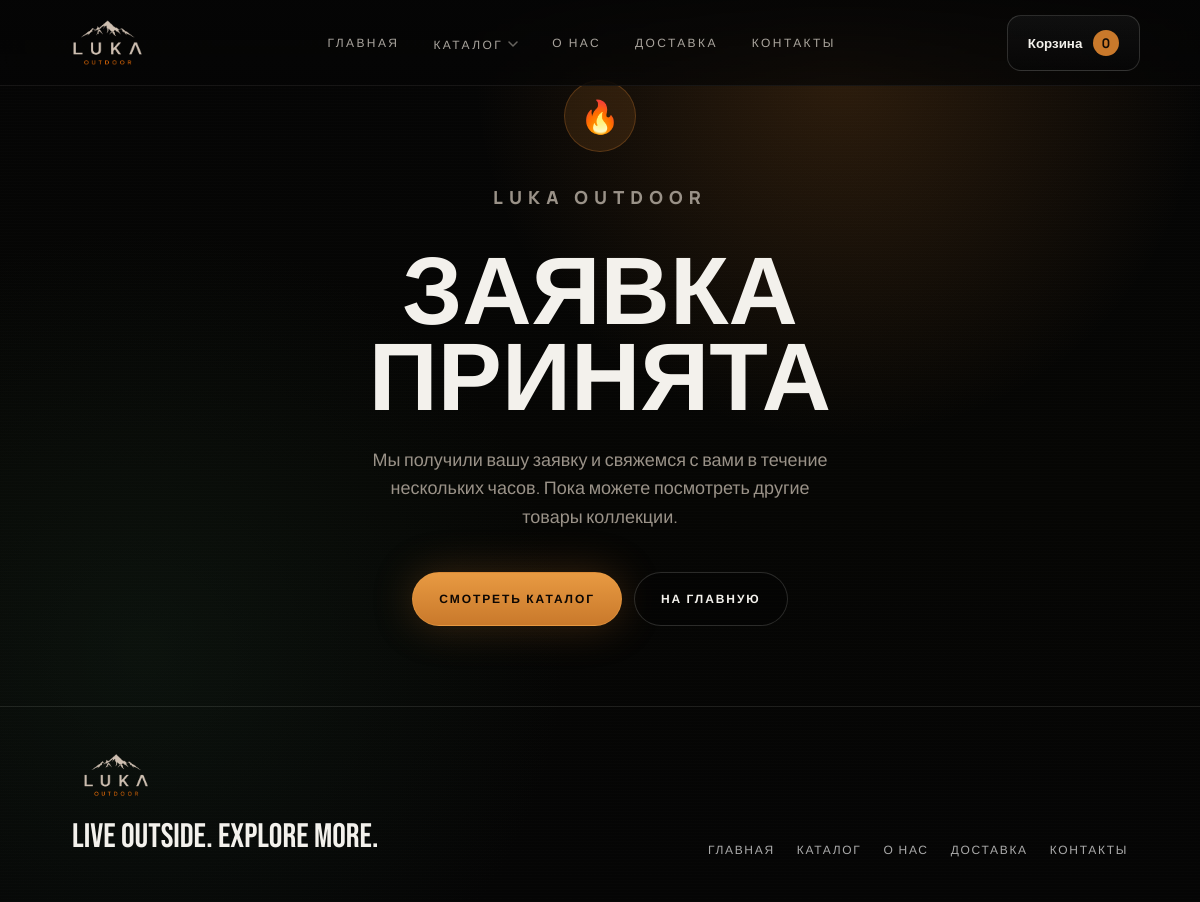
/thanks.php, run on the app's committed database.
### tables this page shows
CREATE TABLE nav_items (
  id INTEGER PRIMARY KEY AUTOINCREMENT,
  label TEXT NOT NULL,
  url TEXT NOT NULL,
  sort_order INTEGER DEFAULT 10,
  is_active INTEGER DEFAULT 1,
  open_new_tab INTEGER DEFAULT 0
);

### includes/db.php (called while the page is built, shortened)
<?php
function db(): PDO {
    static $pdo = null;
    if ($pdo) return $pdo;
    $dir = __DIR__ . '/../data';
    $pdo = new PDO('sqlite:' . $dir . '/volga_fire_base.sqlite');
    $pdo->setAttribute(PDO::ATTR_ERRMODE, PDO::ERRMODE_EXCEPTION);
    $pdo->exec('PRAGMA foreign_keys = ON');
    return $pdo;
}
function setting(string $key, string $fallback=''){ $pdo=db(); $st=$pdo->prepare('SELECT value FROM settings WHERE key=?'); $st->execute([$key]); $v=$st->fetchColumn(); return $v!==false?$v:$fallback; }
function h($s){ return htmlspecialchars((string)$s, ENT_QUOTES, 'UTF-8'); }
?>

### thanks.php (the view, shortened to what this page needs)
<?php
require __DIR__.'/includes/db.php';
require __DIR__.'/includes/nav.php';
$pdo = db();
?>
<!doctype html>
<html lang="ru">
<head>
<link rel="stylesheet" href="/assets/style.css?v=4.0.0">
</head>
<body>
<?php render_topbar($pdo); ?>
<main class="thanksPage">
  <div class="thanksInner">
    <div class="thanksIcon">🔥</div>
    <p class="eyebrow">LUKA OUTDOOR</p>
    <h1>Заявка принята</h1>
    <p>Мы получили вашу заявку и свяжемся с вами в течение нескольких часов. Пока можете посмотреть другие товары коллекции.</p>
    <div class="thanksActions">
      <a class="btn primary" href="/catalog.php">Смотреть каталог</a>
      <a class="btn ghost" href="/">На главную</a>
    </div>
  </div>
</main>
<footer class="footer">
  <div><img src="/assets/images/logo_luka_new.png" alt="LUKA OUTDOOR" class="footerLogo"><p>LIVE OUTSIDE. EXPLORE MORE.</p></div>
  <nav>
    <?php foreach(get_nav_items($pdo) as $ni): ?>
    <a href="<?=h($ni['url'])?>"><?=h($ni['label'])?></a>
    <?php endforeach; ?>
  </nav>
</footer>
</body>
</html>

### includes/nav.php (shortened to what this page needs)
<?php
function get_nav_items($pdo) {
    static $items = null;
    if($items !== null) return $items;
    try {
        $items = $pdo->query("SELECT * FROM nav_items WHERE is_active=1 ORDER BY sort_order,id")->fetchAll(PDO::FETCH_ASSOC);
    } catch(Exception $e) {
        $items = [
            ['label'=>'Каталог','url'=>'/catalog.php','open_new_tab'=>0],
            ['label'=>'Коллекция','url'=>'/#catalog','open_new_tab'=>0],
            ['label'=>'Ритуал','url'=>'/#ritual','open_new_tab'=>0],
            ['label'=>'Производство','url'=>'/#craft','open_new_tab'=>0],
            ['label'=>'Journal','url'=>'/#journal','open_new_tab'=>0],
            ['label'=>'Контакт','url'=>'/#lead','open_new_tab'=>0],
        ];
    }
    return $items;
}
function render_topbar($pdo, $logoHref = '/') {
    $items = get_nav_items($pdo);
        ?>
<?php
    $logo_raw = setting('logo_path') ?: 'assets/images/logo_luka_new.png';
    $logo = str_starts_with($logo_raw, '/') ? $logo_raw : '/' . $logo_raw;
    ?>
<?php
$mega_cats = [];
try {
    $all_cats = $pdo->query("SELECT * FROM categories WHERE is_active=1 ORDER BY sort_order,id")->fetchAll(PDO::FETCH_ASSOC);
    foreach($all_cats as $mc) {
        if(empty($mc['parent_id'])) {
            $mc['children'] = [];
            $mega_cats[$mc['id']] = $mc;
        }
    }
    foreach($all_cats as $mc) {
        if(!empty($mc['parent_id']) && isset($mega_cats[$mc['parent_id']])) {
            $mega_cats[$mc['parent_id']]['children'][] = $mc;
        }
    }
    $mega_cats = array_values($mega_cats);
} catch(Exception $e) { $mega_cats = []; }
?>
<header class="topbar">
  <a class="brand logoOnly" href="<?=h($logoHref)?>"><img src="<?=h($logo)?>" alt="LUKA OUTDOOR"></a>
  <nav>
    <?php foreach($items as $item):
      $isCatalog = (stripos($item['label'], 'каталог') !== false || $item['url'] === '/catalog.php');
    ?>
    <?php if($isCatalog && !empty($mega_cats)): ?>
    <div class="megaNav">
      <a href="<?=h($item['url'])?>" style="display:inline-flex;align-items:center;gap:5px"><?=h($item['label'])?> <svg width="10" height="6" viewBox="0 0 10 6" fill="none" style="opacity:.6;transition:.2s;flex-shrink:0"><path d="M1 1l4 4 4-4" stroke="currentColor" stroke-width="1.5" stroke-linecap="round" stroke-linejoin="round"/></svg></a>
    </div>
    <?php else: ?>
    <a href="<?=h($item['url'])?>"<?=$item['open_new_tab'] ? ' target="_blank" rel="noopener"' : ''?>><?=h($item['label'])?></a>
    <?php endif; ?>
    <?php endforeach; ?>
  </nav>
  <button class="cartBtn" onclick="openCart()">Корзина <b id="cartCount">0</b></button>
</header>
<?php
}
    ?>

### assets/style.css (style rules this page uses)
:root { --bg:#050505; --surface:#0b0b0b; --surface2:#10100f; --line:rgba(243,241,236,.10); --line2:rgba(243,241,236,.16); --text:#f3f1ec; --muted:#9a9288; --soft:#d6cfc5; --copper:#c9792b; --copper2:#e89a42; --forest:#0b120f; --head:"Bebas Neue", Impact, Arial, sans-serif; --body:Manrope, Arial, sans-serif; --max:1180px; }
* { box-sizing:border-box }
html { scroll-behavior:smooth }
body { margin:0;background:var(--bg);color:var(--text);font-family:var(--body);overflow-x:hidden;-webkit-font-smoothing:antialiased;text-rendering:geometricPrecision }
a { color:inherit;text-decoration:none }
img { display:block;max-width:100%;object-fit:cover }
button,input,textarea,select { font-family:var(--body) }
body:before { content:"";position:fixed;inset:0;z-index:-5;pointer-events:none;background:radial-gradient(circle at 70% 8%,rgba(201,121,43,.20),transparent 31%),radial-gradient(circle at 12% 72%,rgba(27,50,35,.28),transparent 34%),linear-gradient(180deg,#050505,#060604 55%,#050505) }
body:after { content:"";position:fixed;inset:0;z-index:-4;pointer-events:none;opacity:.12;background-image:repeating-linear-gradient(0deg,rgba(255,255,255,.06) 0 1px,transparent 1px 3px) }
.eyebrow { font-family:var(--body)!important;margin:0 0 16px;color:var(--copper2);font-size:11px;line-height:1.2;letter-spacing:.34em;text-transform:uppercase;font-weight:800 }
.topbar { position:fixed;top:0;left:0;right:0;z-index:50;height:86px;display:flex;align-items:center;justify-content:space-between;padding:0 clamp(18px,5vw,72px);background:linear-gradient(180deg,rgba(5,5,5,.94),rgba(5,5,5,.72));border-bottom:1px solid rgba(243,241,236,.07);backdrop-filter:blur(16px) }
.brand,.logoWithIcon { display:flex;align-items:center;gap:14px;min-width:180px;font-family:var(--body);font-weight:900;letter-spacing:.10em;text-transform:uppercase }
.brand img,.logoWithIcon img { width:46px;height:46px;object-fit:contain }
.logoOnly { min-width:auto }
.logoOnly img { width:auto!important;height:52px!important;object-fit:contain;mix-blend-mode:lighten }
.topbar nav { display:flex;gap:34px;align-items:center }
.topbar nav a { font-size:12px;letter-spacing:.20em;text-transform:uppercase;color:#d7d1c8;opacity:.78;transition:.25s }
.cartBtn,.menuBtn { border:1px solid rgba(243,241,236,.16);background:linear-gradient(180deg,rgba(19,19,19,.78),rgba(7,7,7,.72));color:var(--text);border-radius:14px;padding:14px 20px;cursor:pointer;font-weight:800 }
.cartBtn b { display:inline-flex;align-items:center;justify-content:center;margin-left:8px;min-width:26px;height:26px;border-radius:50%;background:var(--copper);color:#120b05 }
.btn { display:inline-flex;align-items:center;justify-content:center;min-height:54px;padding:0 26px;border-radius:999px;border:1px solid rgba(243,241,236,.16);font-size:12px;text-transform:uppercase;letter-spacing:.16em;font-weight:900;cursor:pointer;transition:.25s;position:relative;overflow:hidden }
.btn.primary { background:linear-gradient(180deg,var(--copper2),var(--copper));border-color:rgba(232,154,66,.55);color:#0d0703;box-shadow:0 0 42px rgba(201,121,43,.25) }
.btn.ghost { background:rgba(5,5,5,.36);color:var(--text) }
.footer { border-top:1px solid var(--line);padding:44px clamp(18px,6vw,96px);display:flex;justify-content:space-between;gap:28px;align-items:end;color:#aaa }
.footer img { width:90px }
.footer p { font-family:var(--head);font-size:34px;color:var(--text);margin:18px 0 0;text-transform:uppercase }
.footer nav { display:flex;gap:22px;text-transform:uppercase;letter-spacing:.14em;font-size:12px }
@media (max-width:1350px) and (min-width:981px) { :root { --max:1100px } }

### thanks.php (style rules this page uses)
.thanksPage { min-height:80vh;display:flex;align-items:center;justify-content:center;text-align:center;padding:80px 24px }
.thanksInner { max-width:600px }
.thanksIcon { width:72px;height:72px;border-radius:50%;background:rgba(201,121,43,.15);border:1px solid rgba(201,121,43,.3);display:flex;align-items:center;justify-content:center;margin:0 auto 32px;font-size:32px }
.thanksPage h1 { font-family:var(--head);font-size:clamp(52px,9vw,96px);line-height:.9;text-transform:uppercase;margin:0 0 20px }
.thanksPage p { color:var(--muted);font-size:18px;line-height:1.6;margin:0 0 40px;max-width:460px;margin-left:auto;margin-right:auto }
.thanksActions { display:flex;gap:12px;justify-content:center;flex-wrap:wrap }

### includes/nav.php (style rules this page uses)
.megaNav { position:relative }

### data on the page
nav_items: label "ГЛАВНАЯ"
nav_items: label "КАТАЛОГ"
nav_items: label "О НАС"
nav_items: label "ДОСТАВКА"
nav_items: label "КОНТАКТЫ"
